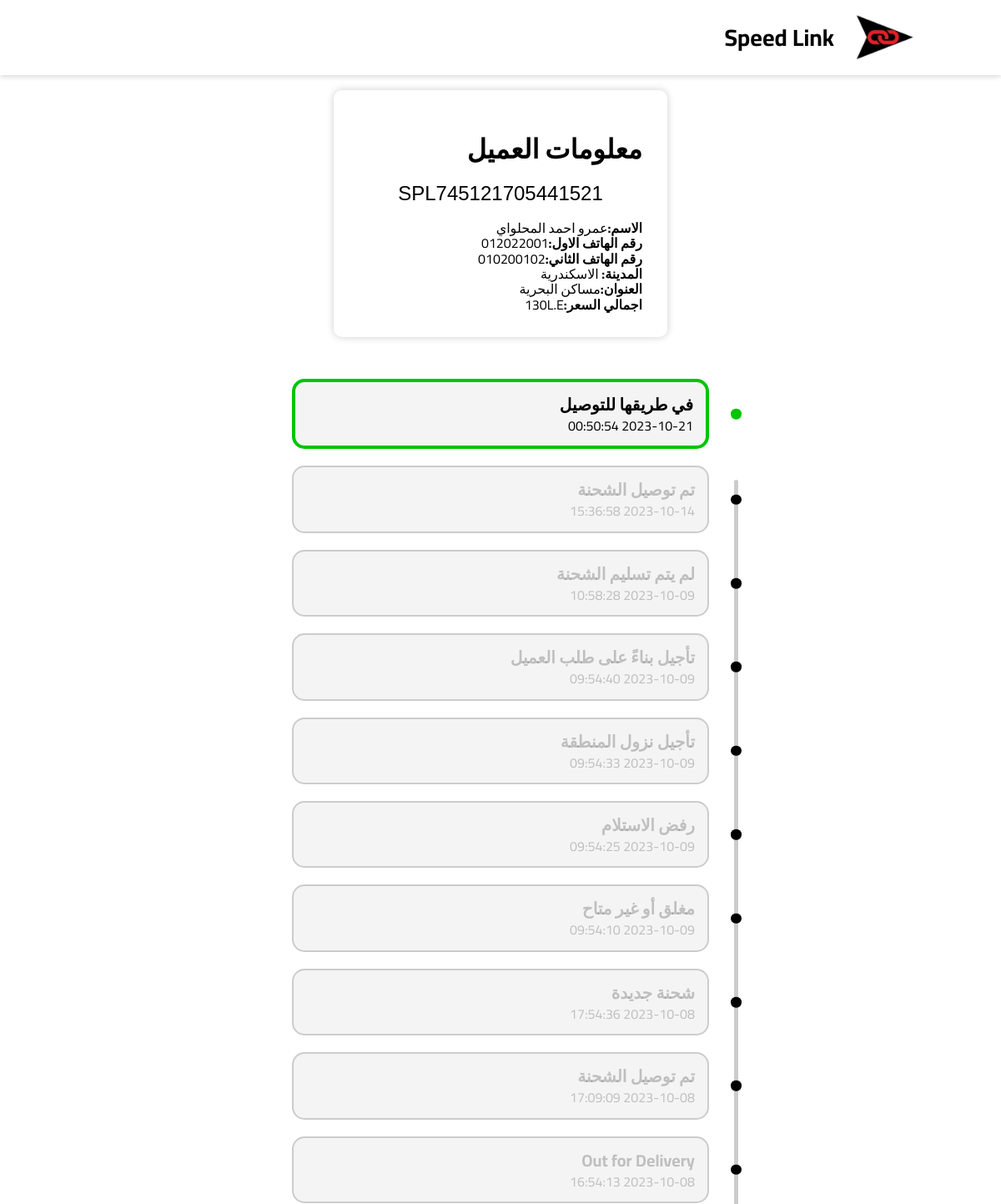
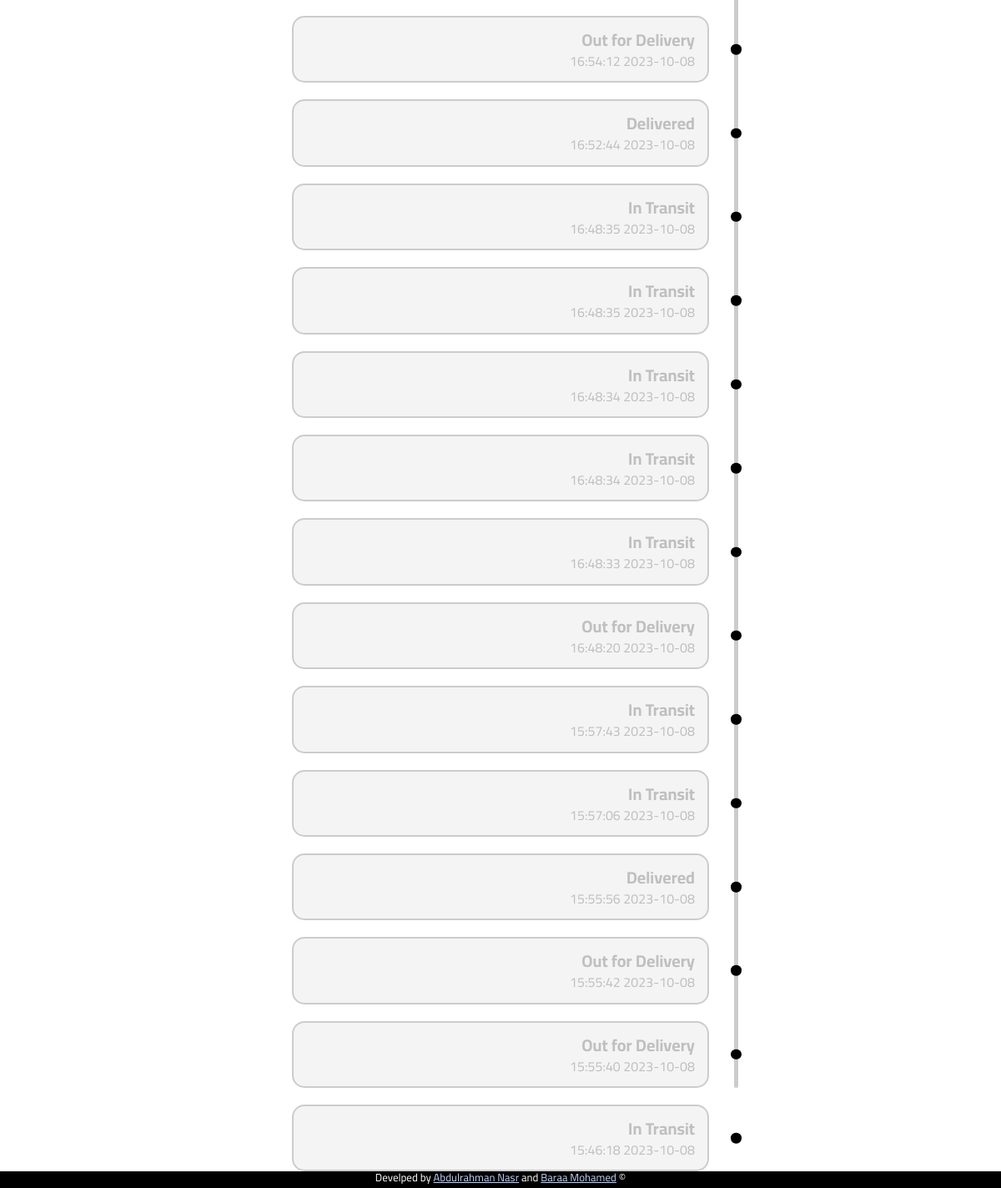
/track/SPL745121705441521, run on the app's committed database (2 pictures, top to bottom).
### app.py (models this page shows)
class Shipment(db.Model):
    id = db.Column(db.Integer, primary_key=True)
    barcode = db.Column(db.String(18))
    shipper_username = db.Column(db.Integer)
    status = db.Column(db.String(50))
    delivery_id = db.Column(db.Integer)
    shipper_name = db.Column(db.String(100))
    shipper_phone_1 = db.Column(db.String(11))
    shipper_phone_2 = db.Column(db.String(11))
    shipper_address = db.Column(db.String(200))
    shipper_city = db.Column(db.String(100))
    shipper_wallet_code = db.Column(db.String(15))
    shipper_note = db.Column(db.Text)
    recipient_name = db.Column(db.String(100))
    recipient_phone_1 = db.Column(db.String(15))
    recipient_phone_2 = db.Column(db.String(15))
    recipient_address = db.Column(db.String(200))
    recipient_city = db.Column(db.String(100))
    recipient_note = db.Column(db.Text)
    pprice = db.Column(db.Integer)
    dprice = db.Column(db.Integer)
    tprice = db.Column(db.Integer)
    shipment_status = db.Column(db.String(100))
    date = db.Column(db.String(23))
    delivery_date = db.Column(db.String(23) )
    aws_code = db.Column(db.String(25))
    how = db.Column(db.String(25))
    isprint = db.Column(db.Integer)
    issend = db.Column(db.Integer)
    Collector = db.Column(db.Integer)

class ShippingDetail(db.Model):
    id = db.Column(db.Integer, primary_key=True)
    barcode = db.Column(db.String(18))
    shipment_id = db.Column(db.Integer)
    delivery_id = db.Column(db.Integer)
    state = db.Column(db.String(100))
    created_at = db.Column(db.String(23))

### app.py (the view)
@app.route('/track/<barcode>')
def track(barcode):
    info = Shipment.query.filter_by(barcode=barcode).first()
    Detail = ShippingDetail.query.filter_by(barcode=barcode).all()
    Detail = Detail[::-1]
    return render_template('product.html',info=info,D=Detail)

### templates/product.html (shortened to what this page needs)
<!DOCTYPE html>
<html lang="en">
<head>
    <link href="https://fonts.cdnfonts.com/css/barcode-font" rel="stylesheet">
    <link href="https://fonts.cdnfonts.com/css/barcode-font" rel="stylesheet">
    <link rel="stylesheet" href="{{ url_for('static',filename='css/style.css') }}" />
    <link rel="stylesheet" href="{{ url_for('static',filename='css/product.css') }}" />
    <link href="https://fonts.cdnfonts.com/css/barcode-font" rel="stylesheet">
    <link rel="stylesheet" href="https://cdnjs.cloudflare.com/ajax/libs/normalize/8.0.1/normalize.min.css"
    />
</head>
<body dir="rtl">
    <div class="container">
        <header class="header">
            <div class="logo">
                <img src="{{ url_for('static',filename='images/logo.jpg')}}" alt="Speed Link Logo" />
                <h1 class="name">Speed Link</h1>
            </div>
        </header>
        <br>
        <center>
            <div class="section">
                <h1>معلومات العميل</h1>
                <div class="barcode">
                    <p class="barcode">{{ info.barcode }}</p>
                </div>
                <br>
                <p><strong>الاسم:</strong>{{ info.recipient_name }}</p>
                <p><strong>رقم الهاتف الاول:</strong>{{ info.recipient_phone_1 }}</p>
                <p><strong>رقم الهاتف الثاني:</strong>{{ info.recipient_phone_2 }}</p>
                <p><strong>المدينة:</strong>
                    {% if info.recipient_city == '1' %}
                    القاهرة
                {% elif info.recipient_city == '2' %}
                    البحيرة
                {% elif info.recipient_city == '3' %}
                    الاسكندرية
                {% elif info.recipient_city == '4' %}
                    الدلتا
                {% elif info.recipient_city == '5' %}
                    الاسماعيلية
                {% elif info.recipient_city == '6' %}
                    بورسعيد
                {% elif info.recipient_city == '7' %}
                    السويس
                {% elif info.recipient_city == '8' %}
                    الشرقية
                {% elif info.recipient_city == '9' %}
                    بنى سويف
                {% elif info.recipient_city == '10' %}
                    المنيا
                {% elif info.recipient_city == '11' %}
                    اسيوط
                {% elif info.recipient_city == '12' %}
                    سوهاج
                {% elif info.recipient_city == '13' %}
                    الساحل الشمالي
                {% elif info.recipient_city == '14' %}
                    مطروح
                {% elif info.recipient_city == '15' %}
                    قنا
                {% elif info.recipient_city == '16' %}
                    الاقصر
                {% elif info.recipient_city == '17' %}
                    اسوان
                {% elif info.recipient_city == '18' %}
                    شرم الشيخ
                {% elif info.recipient_city == '19' %}
                    الغردقة
                {% elif info.recipient_city == '20' %}
                    مدن البحر الاحمر
                {% elif info.recipient_city == '21' %}
                    الفيوم
                {% elif info.recipient_city == '22' %}
                    خارج التغطية
                {% elif info.recipient_city == '23' %}
                    موقوف
                {% elif info.recipient_city == '24' %}
                    ش
                {% elif info.recipient_city == '25' %}
                    منصورة
                {% elif info.recipient_city == '26' %}
                    قليوب
                {% else %}
                    City not found
                {% endif %}</p>
                <p><strong>العنوان:</strong>{{ info.recipient_address }}</p>
                <p><strong>اجمالي السعر:</strong>{{ info.tprice }}L.E</p>
            </div>
        </center>
        <div class="status-list">
            {% for s in D %}
            <div class="status-item {% if s.state == info.shipment_status %}active{% endif %}">
                <div class="status-content">
                    <h3>{{ s.state }}</h3>
                    <p>{{ s.created_at }}</p>
                </div>
            </div>
            {% endfor %}
        </div>
        <center>
            <footer class="footer">
                <p>
                    &copy; Develped by
                    <a href="#">Abdulrahman Nasr</a> and
                    <a href="#">Baraa Mohamed</a>
                </p>
            </footer>
        </center>
    </div>
</body>
</html>

### static/css/style.css (style rules this page uses)
* { margin: 0; padding: 0; box-sizing: border-box; }
body { font-family: 'Cairo', sans-serif; background: rgb(189, 208, 251); }
.header { padding: 10px 80px; display: flex; align-items: center; justify-content: space-between; box-shadow: 0 2px 6px rgba(0, 0, 0, 0.15); }
.logo img { width: 80px; }
.header { background-color: #fff; }
.header-content, .logo { text-align: center; display: flex; align-items: center; justify-content: space-between; gap: 20px; margin: 0 20px; }
.name { font-size: 28px; font-weight: bold; }
.footer { position: fixed; bottom: 0; width: 100%; height: 20px; background: #000; }
.footer a { color: #bdd0fb; }
.footer p { font-size: 13px; color: #fff; }

### static/css/product.css (style rules this page uses)
* { margin: 0; padding: 0; box-sizing: border-box; }
body { max-height: 100vh; }
.container, body { max-height: 100vh; }
.status-list { display: flex; flex-direction: column; justify-content: center; align-items: center; margin: 50px auto; position: relative; width: fit-content; }
.status-list::before { content: ''; width: 5px; height: 90%; background-color: #ccc; margin-right: 15px; position: absolute; right: -50px; top: 50%; bottom: 50%; transform: translateY(-50%); border-radius: 50px; }
.status-item { display: flex; margin-bottom: 20px; width: 500px; position: relative; }
.status-item.active .status-content { border-color: #00c500; border-width: 4px; color: #000; }
.status-item::before { content: ''; width: 12.5px; height: 12.5px; position: absolute; top: 50%; right: -38.5px; transform: translateY(-50%); background-color: #000; border-radius: 50%; }
.status-item.active::before { background-color: #00c500; }
.status-content { background-color: #aeaeae23; padding: 15px; border: 2px solid #ccc; border-radius: 15px; color: #4141414b; width: 100%; }
.status-content h3 { font-size: 20px; margin-bottom: 5px; }
.status-content p { font-size: 16px; }

### templates/product.html (style rules this page uses)
body { background-color: #fff; }
.section { background-color: #fff; box-shadow: 0px 0px 10px rgba(0, 0, 0, 0.2); border-radius: 10px; padding: 30px; text-align: right; max-width: 400px; }
.barcode { font-size: 50px; text-align: center; margin-top: 10px; font-family: 'barcodeFont', Arial, sans-serif; }
.barcode p { font-family: 'barcodeFont', Arial, sans-serif; font-size: 24px; }

### data on the page
Shipment: barcode "SPL745121705441521", recipient_name "عمرو احمد المحلواي", recipient_phone_1 "012022001", recipient_phone_2 "010200102", recipient_address "مساكن البحرية", tprice "130"
ShippingDetail: state "في طريقها للتوصيل", created_at "2023-10-21 00:50:54"
ShippingDetail: state "تم توصيل الشحنة", created_at "2023-10-14 15:36:58"
ShippingDetail: state "لم يتم تسليم الشحنة", created_at "2023-10-09 10:58:28"
ShippingDetail: state "تأجيل بناءً على طلب العميل", created_at "2023-10-09 09:54:40"
ShippingDetail: state "تأجيل نزول المنطقة", created_at "2023-10-09 09:54:33"
ShippingDetail: state "رفض الاستلام", created_at "2023-10-09 09:54:25"
ShippingDetail: state "مغلق أو غير متاح", created_at "2023-10-09 09:54:10"
ShippingDetail: state "شحنة جديدة", created_at "2023-10-08 17:54:36"
ShippingDetail: state "تم توصيل الشحنة", created_at "2023-10-08 17:09:09"
ShippingDetail: state "Out for Delivery", created_at "2023-10-08 16:54:13"
ShippingDetail: state "Out for Delivery", created_at "2023-10-08 16:54:12"
ShippingDetail: state "Delivered", created_at "2023-10-08 16:52:44"
ShippingDetail: state "In Transit", created_at "2023-10-08 16:48:35"
ShippingDetail: state "In Transit", created_at "2023-10-08 16:48:35"
ShippingDetail: state "In Transit", created_at "2023-10-08 16:48:34"
ShippingDetail: state "In Transit", created_at "2023-10-08 16:48:34"
ShippingDetail: state "In Transit", created_at "2023-10-08 16:48:33"
ShippingDetail: state "Out for Delivery", created_at "2023-10-08 16:48:20"
ShippingDetail: state "In Transit", created_at "2023-10-08 15:57:43"
ShippingDetail: state "In Transit", created_at "2023-10-08 15:57:06"
ShippingDetail: state "Delivered", created_at "2023-10-08 15:55:56"
ShippingDetail: state "Out for Delivery", created_at "2023-10-08 15:55:42"
ShippingDetail: state "Out for Delivery", created_at "2023-10-08 15:55:40"
ShippingDetail: state "In Transit", created_at "2023-10-08 15:46:18"
